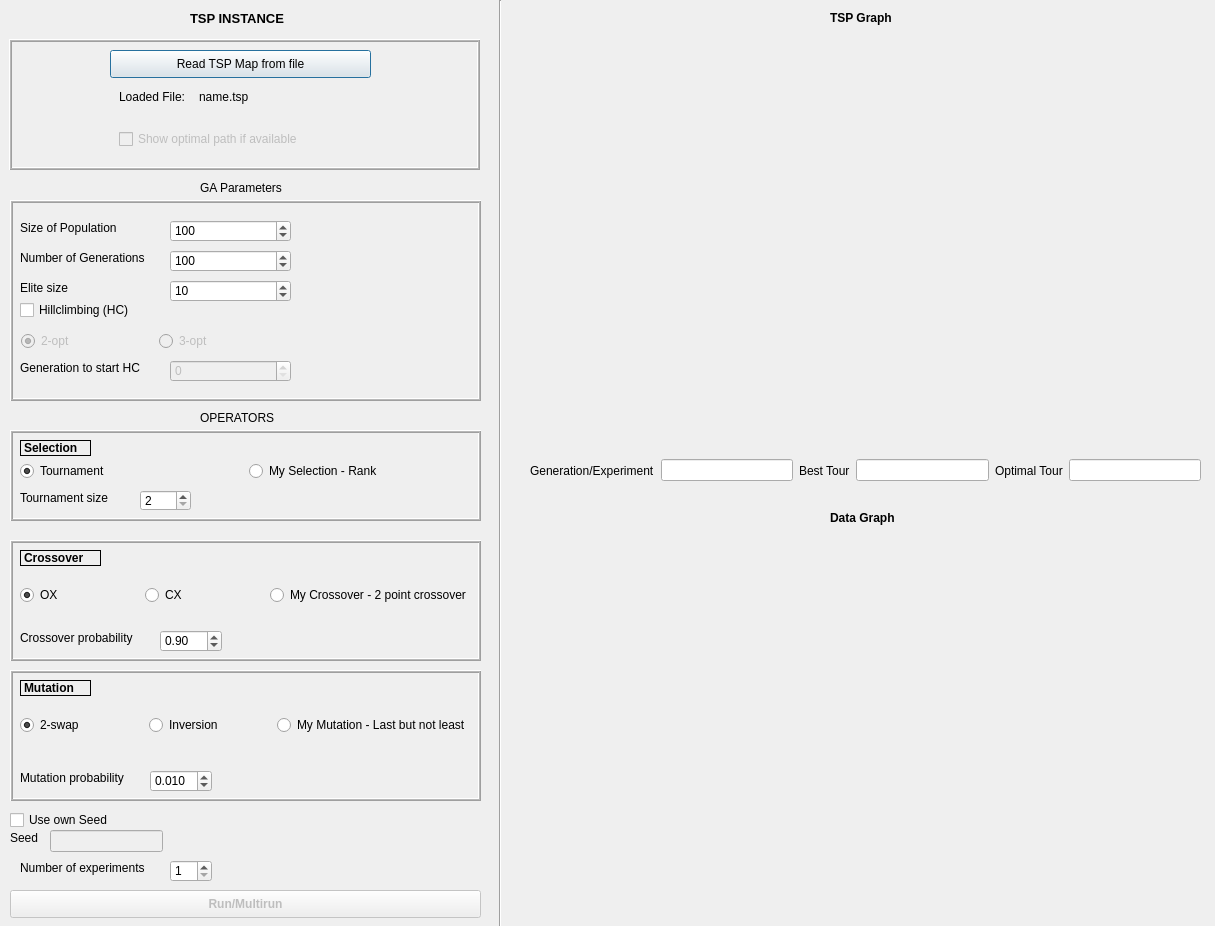
<?xml version="1.0" encoding="UTF-8"?>
<ui version="4.0">
 <class>Dialog</class>
 <widget class="QDialog" name="Dialog">
  <property name="windowModality">
   <enum>Qt::NonModal</enum>
  </property>
  <property name="geometry">
   <rect>
    <x>0</x>
    <y>0</y>
    <width>1215</width>
    <height>926</height>
   </rect>
  </property>
  <property name="windowTitle">
   <string>TSP</string>
  </property>
  <property name="whatsThis">
   <string/>
  </property>
  <property name="styleSheet">
   <string notr="true"/>
  </property>
  <widget class="QPushButton" name="load_button">
   <property name="geometry">
    <rect>
     <x>110</x>
     <y>50</y>
     <width>261</width>
     <height>28</height>
    </rect>
   </property>
   <property name="text">
    <string>Read TSP Map from file</string>
   </property>
  </widget>
  <widget class="Line" name="line">
   <property name="geometry">
    <rect>
     <x>490</x>
     <y>0</y>
     <width>20</width>
     <height>951</height>
    </rect>
   </property>
   <property name="orientation">
    <enum>Qt::Vertical</enum>
   </property>
  </widget>
  <widget class="QPushButton" name="run_button">
   <property name="enabled">
    <bool>false</bool>
   </property>
   <property name="geometry">
    <rect>
     <x>10</x>
     <y>890</y>
     <width>471</width>
     <height>28</height>
    </rect>
   </property>
   <property name="font">
    <font>
     <weight>75</weight>
     <bold>true</bold>
    </font>
   </property>
   <property name="text">
    <string>Run/Multirun</string>
   </property>
  </widget>
  <widget class="QLabel" name="label_7">
   <property name="geometry">
    <rect>
     <x>830</x>
     <y>10</y>
     <width>71</width>
     <height>16</height>
    </rect>
   </property>
   <property name="font">
    <font>
     <weight>75</weight>
     <bold>true</bold>
    </font>
   </property>
   <property name="text">
    <string>TSP Graph</string>
   </property>
  </widget>
  <widget class="QLabel" name="label_8">
   <property name="geometry">
    <rect>
     <x>830</x>
     <y>510</y>
     <width>81</width>
     <height>16</height>
    </rect>
   </property>
   <property name="font">
    <font>
     <weight>75</weight>
     <bold>true</bold>
    </font>
   </property>
   <property name="text">
    <string>Data Graph</string>
   </property>
  </widget>
  <widget class="QFrame" name="frame">
   <property name="geometry">
    <rect>
     <x>9</x>
     <y>39</y>
     <width>471</width>
     <height>131</height>
    </rect>
   </property>
   <property name="frameShape">
    <enum>QFrame::Box</enum>
   </property>
   <property name="frameShadow">
    <enum>QFrame::Raised</enum>
   </property>
   <property name="lineWidth">
    <number>1</number>
   </property>
   <property name="midLineWidth">
    <number>1</number>
   </property>
   <widget class="QLabel" name="label_9">
    <property name="geometry">
     <rect>
      <x>110</x>
      <y>50</y>
      <width>71</width>
      <height>16</height>
     </rect>
    </property>
    <property name="text">
     <string>Loaded File:</string>
    </property>
   </widget>
   <widget class="QLabel" name="file_label">
    <property name="geometry">
     <rect>
      <x>190</x>
      <y>50</y>
      <width>271</width>
      <height>16</height>
     </rect>
    </property>
    <property name="text">
     <string>name.tsp</string>
    </property>
   </widget>
   <widget class="QCheckBox" name="optimal_path_checkbox">
    <property name="enabled">
     <bool>false</bool>
    </property>
    <property name="geometry">
     <rect>
      <x>110</x>
      <y>90</y>
      <width>291</width>
      <height>20</height>
     </rect>
    </property>
    <property name="text">
     <string>Show optimal path if available</string>
    </property>
   </widget>
  </widget>
  <widget class="QLabel" name="label_11">
   <property name="geometry">
    <rect>
     <x>190</x>
     <y>10</y>
     <width>171</width>
     <height>16</height>
    </rect>
   </property>
   <property name="font">
    <font>
     <pointsize>10</pointsize>
     <weight>75</weight>
     <bold>true</bold>
    </font>
   </property>
   <property name="text">
    <string>TSP INSTANCE</string>
   </property>
  </widget>
  <widget class="QLabel" name="label_13">
   <property name="geometry">
    <rect>
     <x>200</x>
     <y>180</y>
     <width>101</width>
     <height>16</height>
    </rect>
   </property>
   <property name="text">
    <string>GA Parameters</string>
   </property>
  </widget>
  <widget class="QFrame" name="frame_2">
   <property name="geometry">
    <rect>
     <x>10</x>
     <y>200</y>
     <width>471</width>
     <height>201</height>
    </rect>
   </property>
   <property name="frameShape">
    <enum>QFrame::Box</enum>
   </property>
   <property name="frameShadow">
    <enum>QFrame::Raised</enum>
   </property>
   <property name="midLineWidth">
    <number>1</number>
   </property>
   <widget class="QSpinBox" name="number_of_generations">
    <property name="geometry">
     <rect>
      <x>160</x>
      <y>50</y>
      <width>121</width>
      <height>22</height>
     </rect>
    </property>
    <property name="minimum">
     <number>1</number>
    </property>
    <property name="maximum">
     <number>1000</number>
    </property>
    <property name="value">
     <number>100</number>
    </property>
   </widget>
   <widget class="QLabel" name="label_5">
    <property name="geometry">
     <rect>
      <x>10</x>
      <y>50</y>
      <width>141</width>
      <height>16</height>
     </rect>
    </property>
    <property name="text">
     <string>Number of Generations</string>
    </property>
   </widget>
   <widget class="QSpinBox" name="population_size">
    <property name="geometry">
     <rect>
      <x>160</x>
      <y>20</y>
      <width>121</width>
      <height>22</height>
     </rect>
    </property>
    <property name="minimum">
     <number>2</number>
    </property>
    <property name="maximum">
     <number>10000</number>
    </property>
    <property name="value">
     <number>100</number>
    </property>
   </widget>
   <widget class="QLabel" name="label">
    <property name="geometry">
     <rect>
      <x>10</x>
      <y>20</y>
      <width>111</width>
      <height>16</height>
     </rect>
    </property>
    <property name="text">
     <string>Size of Population</string>
    </property>
   </widget>
   <widget class="QLabel" name="label_4">
    <property name="geometry">
     <rect>
      <x>10</x>
      <y>160</y>
      <width>141</width>
      <height>16</height>
     </rect>
    </property>
    <property name="text">
     <string>Generation to start HC</string>
    </property>
   </widget>
   <widget class="QRadioButton" name="opt_3_radio">
    <property name="enabled">
     <bool>false</bool>
    </property>
    <property name="geometry">
     <rect>
      <x>149</x>
      <y>131</y>
      <width>131</width>
      <height>20</height>
     </rect>
    </property>
    <property name="text">
     <string>3-opt</string>
    </property>
   </widget>
   <widget class="QSpinBox" name="generation_start_hc">
    <property name="enabled">
     <bool>false</bool>
    </property>
    <property name="geometry">
     <rect>
      <x>160</x>
      <y>160</y>
      <width>121</width>
      <height>22</height>
     </rect>
    </property>
   </widget>
   <widget class="QCheckBox" name="hillclimbing_checkbox">
    <property name="geometry">
     <rect>
      <x>10</x>
      <y>100</y>
      <width>131</width>
      <height>20</height>
     </rect>
    </property>
    <property name="text">
     <string>Hillclimbing (HC)</string>
    </property>
   </widget>
   <widget class="QRadioButton" name="opt_2_radio">
    <property name="enabled">
     <bool>false</bool>
    </property>
    <property name="geometry">
     <rect>
      <x>11</x>
      <y>131</y>
      <width>131</width>
      <height>20</height>
     </rect>
    </property>
    <property name="text">
     <string>2-opt</string>
    </property>
    <property name="checked">
     <bool>true</bool>
    </property>
   </widget>
   <widget class="QSpinBox" name="elite_spinbox">
    <property name="enabled">
     <bool>true</bool>
    </property>
    <property name="geometry">
     <rect>
      <x>160</x>
      <y>80</y>
      <width>121</width>
      <height>22</height>
     </rect>
    </property>
    <property name="minimum">
     <number>0</number>
    </property>
    <property name="maximum">
     <number>1000</number>
    </property>
    <property name="value">
     <number>10</number>
    </property>
   </widget>
   <widget class="QLabel" name="label_10">
    <property name="geometry">
     <rect>
      <x>10</x>
      <y>80</y>
      <width>101</width>
      <height>16</height>
     </rect>
    </property>
    <property name="text">
     <string>Elite size</string>
    </property>
   </widget>
  </widget>
  <widget class="QLabel" name="label_2">
   <property name="geometry">
    <rect>
     <x>200</x>
     <y>410</y>
     <width>91</width>
     <height>16</height>
    </rect>
   </property>
   <property name="text">
    <string>OPERATORS</string>
   </property>
  </widget>
  <widget class="QLabel" name="label_3">
   <property name="geometry">
    <rect>
     <x>20</x>
     <y>440</y>
     <width>71</width>
     <height>16</height>
    </rect>
   </property>
   <property name="font">
    <font>
     <weight>75</weight>
     <bold>true</bold>
    </font>
   </property>
   <property name="frameShape">
    <enum>QFrame::Box</enum>
   </property>
   <property name="text">
    <string>Selection</string>
   </property>
  </widget>
  <widget class="QWidget" name="horizontalLayoutWidget_2">
   <property name="geometry">
    <rect>
     <x>20</x>
     <y>460</y>
     <width>451</width>
     <height>22</height>
    </rect>
   </property>
   <layout class="QHBoxLayout" name="horizontalLayout_2">
    <item>
     <widget class="QRadioButton" name="tournament_radio">
      <property name="enabled">
       <bool>true</bool>
      </property>
      <property name="text">
       <string>Tournament</string>
      </property>
      <property name="checked">
       <bool>true</bool>
      </property>
     </widget>
    </item>
    <item>
     <widget class="QRadioButton" name="my_selection_radio">
      <property name="enabled">
       <bool>true</bool>
      </property>
      <property name="text">
       <string>My Selection - Rank</string>
      </property>
      <property name="checked">
       <bool>false</bool>
      </property>
     </widget>
    </item>
   </layout>
  </widget>
  <widget class="QLabel" name="label_6">
   <property name="geometry">
    <rect>
     <x>20</x>
     <y>490</y>
     <width>111</width>
     <height>16</height>
    </rect>
   </property>
   <property name="text">
    <string>Tournament size</string>
   </property>
  </widget>
  <widget class="QFrame" name="frame_3">
   <property name="geometry">
    <rect>
     <x>10</x>
     <y>430</y>
     <width>471</width>
     <height>91</height>
    </rect>
   </property>
   <property name="frameShape">
    <enum>QFrame::Box</enum>
   </property>
   <property name="frameShadow">
    <enum>QFrame::Raised</enum>
   </property>
   <property name="midLineWidth">
    <number>1</number>
   </property>
   <widget class="QSpinBox" name="tournament_size">
    <property name="enabled">
     <bool>true</bool>
    </property>
    <property name="geometry">
     <rect>
      <x>130</x>
      <y>60</y>
      <width>51</width>
      <height>21</height>
     </rect>
    </property>
    <property name="minimum">
     <number>2</number>
    </property>
    <property name="maximum">
     <number>200</number>
    </property>
   </widget>
  </widget>
  <widget class="QWidget" name="horizontalLayoutWidget_3">
   <property name="geometry">
    <rect>
     <x>20</x>
     <y>570</y>
     <width>451</width>
     <height>51</height>
    </rect>
   </property>
   <layout class="QHBoxLayout" name="horizontalLayout_3">
    <item>
     <widget class="QRadioButton" name="ox_radio">
      <property name="enabled">
       <bool>true</bool>
      </property>
      <property name="text">
       <string>OX</string>
      </property>
      <property name="checked">
       <bool>true</bool>
      </property>
     </widget>
    </item>
    <item>
     <widget class="QRadioButton" name="cx_radio">
      <property name="enabled">
       <bool>true</bool>
      </property>
      <property name="text">
       <string>CX</string>
      </property>
     </widget>
    </item>
    <item>
     <widget class="QRadioButton" name="my_crossover_radio">
      <property name="enabled">
       <bool>true</bool>
      </property>
      <property name="text">
       <string>My Crossover - 2 point crossover</string>
      </property>
     </widget>
    </item>
   </layout>
  </widget>
  <widget class="QFrame" name="frame_4">
   <property name="geometry">
    <rect>
     <x>10</x>
     <y>540</y>
     <width>471</width>
     <height>121</height>
    </rect>
   </property>
   <property name="frameShape">
    <enum>QFrame::Box</enum>
   </property>
   <property name="frameShadow">
    <enum>QFrame::Raised</enum>
   </property>
   <property name="midLineWidth">
    <number>1</number>
   </property>
   <widget class="QLabel" name="label_15">
    <property name="geometry">
     <rect>
      <x>10</x>
      <y>90</y>
      <width>141</width>
      <height>16</height>
     </rect>
    </property>
    <property name="text">
     <string>Crossover probability</string>
    </property>
   </widget>
   <widget class="QDoubleSpinBox" name="crossover_probability">
    <property name="enabled">
     <bool>true</bool>
    </property>
    <property name="geometry">
     <rect>
      <x>150</x>
      <y>90</y>
      <width>62</width>
      <height>22</height>
     </rect>
    </property>
    <property name="maximum">
     <double>1.000000000000000</double>
    </property>
    <property name="singleStep">
     <double>0.010000000000000</double>
    </property>
    <property name="value">
     <double>0.900000000000000</double>
    </property>
   </widget>
  </widget>
  <widget class="QLabel" name="label_14">
   <property name="geometry">
    <rect>
     <x>20</x>
     <y>550</y>
     <width>81</width>
     <height>16</height>
    </rect>
   </property>
   <property name="font">
    <font>
     <weight>75</weight>
     <bold>true</bold>
    </font>
   </property>
   <property name="frameShape">
    <enum>QFrame::Box</enum>
   </property>
   <property name="text">
    <string>Crossover</string>
   </property>
  </widget>
  <widget class="QWidget" name="horizontalLayoutWidget_4">
   <property name="geometry">
    <rect>
     <x>20</x>
     <y>700</y>
     <width>451</width>
     <height>51</height>
    </rect>
   </property>
   <layout class="QHBoxLayout" name="horizontalLayout_4">
    <item>
     <widget class="QRadioButton" name="swap_2_radio">
      <property name="enabled">
       <bool>true</bool>
      </property>
      <property name="text">
       <string>2-swap</string>
      </property>
      <property name="checked">
       <bool>true</bool>
      </property>
     </widget>
    </item>
    <item>
     <widget class="QRadioButton" name="inversion_radio">
      <property name="enabled">
       <bool>true</bool>
      </property>
      <property name="text">
       <string>Inversion</string>
      </property>
     </widget>
    </item>
    <item>
     <widget class="QRadioButton" name="my_mutation_radio">
      <property name="enabled">
       <bool>true</bool>
      </property>
      <property name="text">
       <string>My Mutation - Last but not least</string>
      </property>
     </widget>
    </item>
   </layout>
  </widget>
  <widget class="QLabel" name="label_16">
   <property name="geometry">
    <rect>
     <x>20</x>
     <y>680</y>
     <width>71</width>
     <height>16</height>
    </rect>
   </property>
   <property name="font">
    <font>
     <weight>75</weight>
     <bold>true</bold>
    </font>
   </property>
   <property name="frameShape">
    <enum>QFrame::Box</enum>
   </property>
   <property name="text">
    <string>Mutation</string>
   </property>
  </widget>
  <widget class="QFrame" name="frame_5">
   <property name="geometry">
    <rect>
     <x>10</x>
     <y>670</y>
     <width>471</width>
     <height>131</height>
    </rect>
   </property>
   <property name="frameShape">
    <enum>QFrame::Box</enum>
   </property>
   <property name="frameShadow">
    <enum>QFrame::Raised</enum>
   </property>
   <property name="midLineWidth">
    <number>1</number>
   </property>
   <widget class="QLabel" name="label_17">
    <property name="geometry">
     <rect>
      <x>10</x>
      <y>100</y>
      <width>121</width>
      <height>16</height>
     </rect>
    </property>
    <property name="text">
     <string>Mutation probability</string>
    </property>
   </widget>
   <widget class="QDoubleSpinBox" name="mutation_probability">
    <property name="enabled">
     <bool>true</bool>
    </property>
    <property name="geometry">
     <rect>
      <x>140</x>
      <y>100</y>
      <width>62</width>
      <height>22</height>
     </rect>
    </property>
    <property name="decimals">
     <number>3</number>
    </property>
    <property name="maximum">
     <double>1.000000000000000</double>
    </property>
    <property name="singleStep">
     <double>0.001000000000000</double>
    </property>
    <property name="value">
     <double>0.010000000000000</double>
    </property>
   </widget>
  </widget>
  <widget class="QCheckBox" name="clock_seed_check">
   <property name="geometry">
    <rect>
     <x>10</x>
     <y>810</y>
     <width>111</width>
     <height>20</height>
    </rect>
   </property>
   <property name="text">
    <string>Use own Seed</string>
   </property>
  </widget>
  <widget class="QLabel" name="label_18">
   <property name="geometry">
    <rect>
     <x>10</x>
     <y>830</y>
     <width>55</width>
     <height>16</height>
    </rect>
   </property>
   <property name="text">
    <string>Seed</string>
   </property>
  </widget>
  <widget class="QLineEdit" name="seed_value">
   <property name="enabled">
    <bool>false</bool>
   </property>
   <property name="geometry">
    <rect>
     <x>50</x>
     <y>830</y>
     <width>113</width>
     <height>22</height>
    </rect>
   </property>
   <property name="text">
    <string/>
   </property>
  </widget>
  <widget class="QLabel" name="label_19">
   <property name="geometry">
    <rect>
     <x>20</x>
     <y>860</y>
     <width>141</width>
     <height>16</height>
    </rect>
   </property>
   <property name="text">
    <string>Number of experiments</string>
   </property>
  </widget>
  <widget class="QSpinBox" name="number_of_experiments">
   <property name="geometry">
    <rect>
     <x>170</x>
     <y>860</y>
     <width>42</width>
     <height>22</height>
    </rect>
   </property>
   <property name="minimum">
    <number>1</number>
   </property>
   <property name="maximum">
    <number>100</number>
   </property>
  </widget>
  <widget class="QWidget" name="horizontalLayoutWidget">
   <property name="geometry">
    <rect>
     <x>530</x>
     <y>450</y>
     <width>671</width>
     <height>41</height>
    </rect>
   </property>
   <layout class="QHBoxLayout" name="horizontalLayout">
    <item>
     <widget class="QLabel" name="label_22">
      <property name="text">
       <string>Generation/Experiment</string>
      </property>
     </widget>
    </item>
    <item>
     <widget class="QLineEdit" name="generation_number_graph">
      <property name="readOnly">
       <bool>true</bool>
      </property>
     </widget>
    </item>
    <item>
     <widget class="QLabel" name="label_21">
      <property name="text">
       <string>Best Tour</string>
      </property>
     </widget>
    </item>
    <item>
     <widget class="QLineEdit" name="best_tour_graph">
      <property name="readOnly">
       <bool>true</bool>
      </property>
     </widget>
    </item>
    <item>
     <widget class="QLabel" name="label_20">
      <property name="text">
       <string>Optimal Tour</string>
      </property>
     </widget>
    </item>
    <item>
     <widget class="QLineEdit" name="optimal_tour_graph">
      <property name="readOnly">
       <bool>true</bool>
      </property>
     </widget>
    </item>
   </layout>
  </widget>
  <widget class="graph_widget" name="tsp_graph_widget" native="true">
   <property name="geometry">
    <rect>
     <x>530</x>
     <y>30</y>
     <width>671</width>
     <height>411</height>
    </rect>
   </property>
  </widget>
  <widget class="graph_widget" name="data_graph_widget" native="true">
   <property name="geometry">
    <rect>
     <x>529</x>
     <y>529</y>
     <width>671</width>
     <height>391</height>
    </rect>
   </property>
  </widget>
  <widget class="QLabel" name="error_label">
   <property name="geometry">
    <rect>
     <x>270</x>
     <y>830</y>
     <width>221</width>
     <height>16</height>
    </rect>
   </property>
   <property name="text">
    <string/>
   </property>
  </widget>
  <zorder>frame_5</zorder>
  <zorder>frame_4</zorder>
  <zorder>frame_3</zorder>
  <zorder>frame_2</zorder>
  <zorder>line</zorder>
  <zorder>run_button</zorder>
  <zorder>label_7</zorder>
  <zorder>label_8</zorder>
  <zorder>frame</zorder>
  <zorder>load_button</zorder>
  <zorder>label_11</zorder>
  <zorder>label_13</zorder>
  <zorder>label_2</zorder>
  <zorder>label_3</zorder>
  <zorder>horizontalLayoutWidget_2</zorder>
  <zorder>label_6</zorder>
  <zorder>horizontalLayoutWidget_3</zorder>
  <zorder>label_14</zorder>
  <zorder>horizontalLayoutWidget_4</zorder>
  <zorder>label_16</zorder>
  <zorder>clock_seed_check</zorder>
  <zorder>label_18</zorder>
  <zorder>seed_value</zorder>
  <zorder>label_19</zorder>
  <zorder>number_of_experiments</zorder>
  <zorder>horizontalLayoutWidget</zorder>
  <zorder>tsp_graph_widget</zorder>
  <zorder>data_graph_widget</zorder>
  <zorder>error_label</zorder>
 </widget>
 <customwidgets>
  <customwidget>
   <class>graph_widget</class>
   <extends>QWidget</extends>
   <header>graph_widget.h</header>
   <container>1</container>
  </customwidget>
 </customwidgets>
 <resources/>
 <connections/>
</ui>
